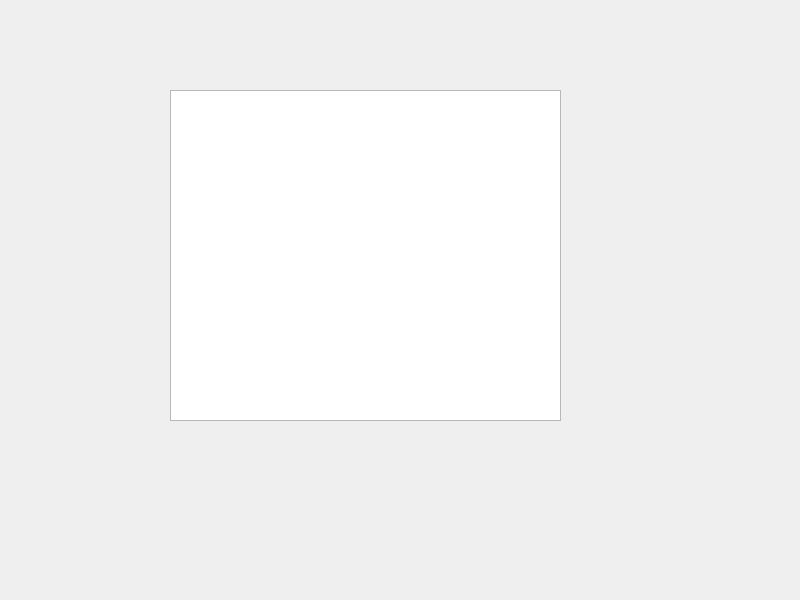
<?xml version="1.0" encoding="UTF-8"?>
<ui version="4.0">
 <class>Widget</class>
 <widget class="QWidget" name="Widget">
  <property name="geometry">
   <rect>
    <x>0</x>
    <y>0</y>
    <width>800</width>
    <height>600</height>
   </rect>
  </property>
  <property name="windowTitle">
   <string>Widget</string>
  </property>
  <widget class="QTextBrowser" name="textBrowser">
   <property name="geometry">
    <rect>
     <x>170</x>
     <y>90</y>
     <width>391</width>
     <height>331</height>
    </rect>
   </property>
  </widget>
 </widget>
 <resources/>
 <connections/>
</ui>
